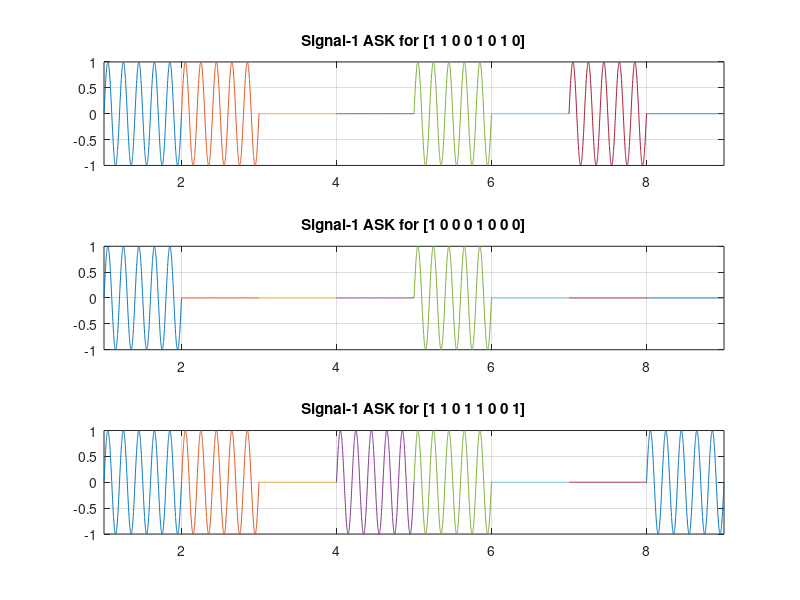
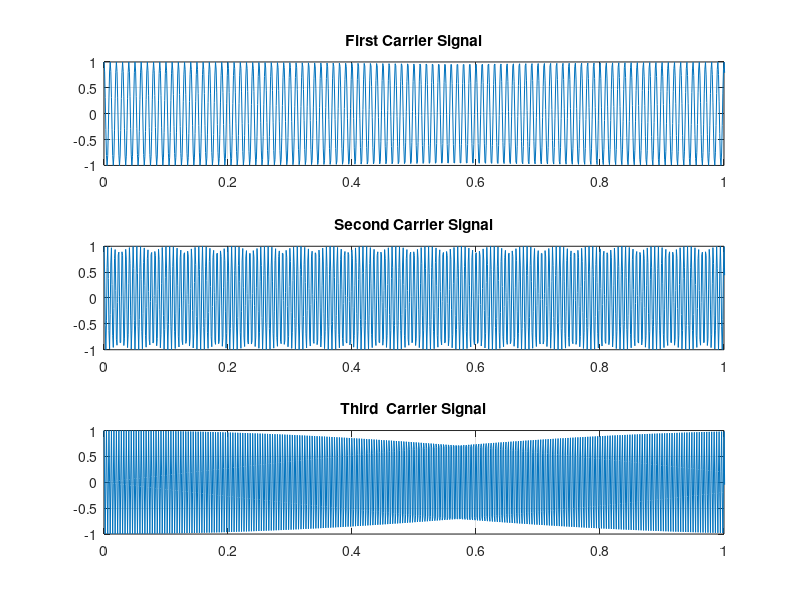
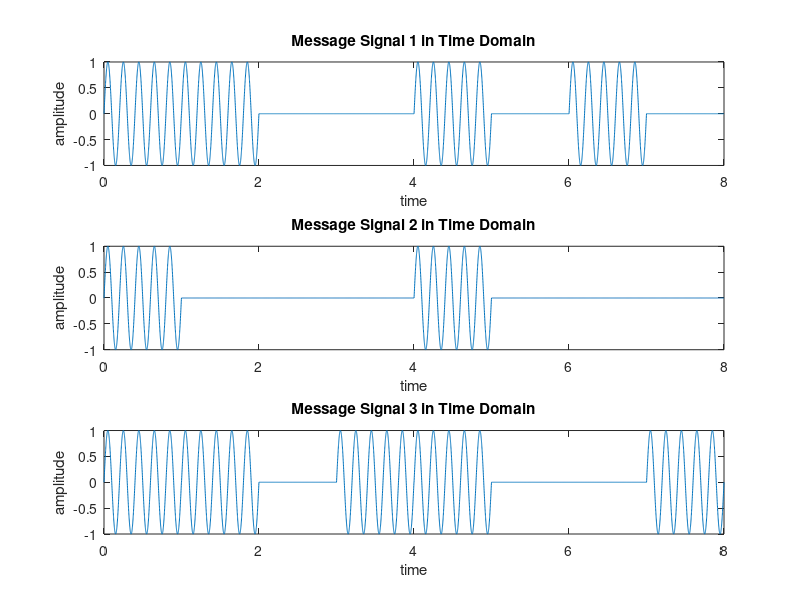
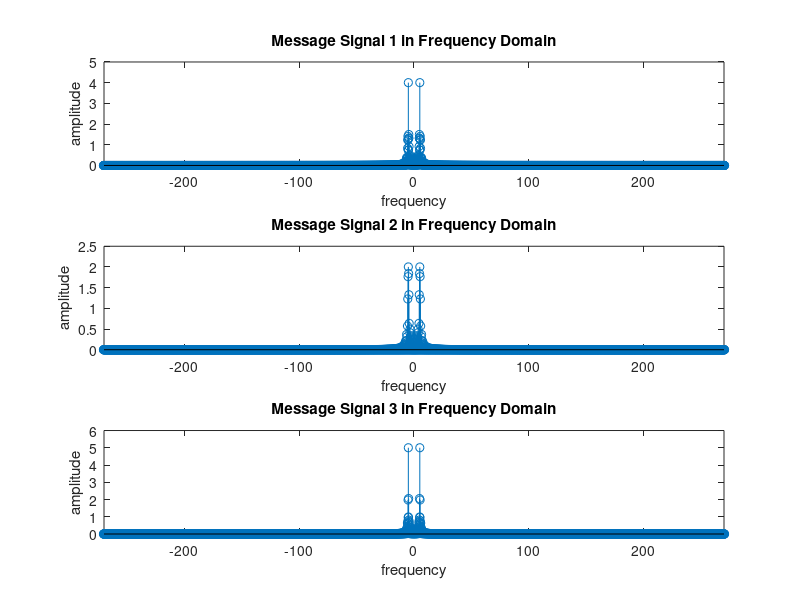

Write MATLAB code to recreate these figures, in order.
%Signal 1
clc;
clear all;
close all;
f=5;
x1=[1 1 0 0 1 0 1 0] % input signal ;
x2=[1 0 0 0 1 0 0 0] % input signal ;
x3=[1 1 0 1 1 0 0 1] % input signal ;
nx1=size(x1,2);
nx2=size(x2,2);
nx3=size(x3,2);
total_Ask1 = [];
total_Ask2 = [];
total_Ask3 = [];
ask1 = 0;
ask2 = 0;
ask3 = 0;
%first signal
i=1;
while i<nx1+1
 t = i:0.001:i+1;
 
 if x1(i)==1
 ask1=sin(2*pi*f*t);
 
 else
 ask1= zeros(size(t));
 end
 total_Ask1 = [total_Ask1 ask1];
 subplot(3,1,1);
 plot(t,ask1);
 hold on;
 grid on;
 axis([1 9 -1 1]);
 title('Signal-1 ASK for [1 1 0 0 1 0 1 0]')
 i=i+1;
end


%second signal
i=1;
while i<nx2+1
 t = i:0.001:i+1;
 
 if x2(i)==1
 ask2=sin(2*pi*f*t);
 
 else
 ask2 = zeros(size(t));
 end
 total_Ask2 = [total_Ask2 ask2];
 subplot(3,1,2);
 plot(t,ask2);
 hold on;
 grid on;
 axis([1 9 -1 1]);
 title('Signal-1 ASK for [1 0 0 0 1 0 0 0]')
 i=i+1;
end


%third signal
i=1;
while i<nx3+1
 t = i:0.001:i+1;
 
 if x3(i)==1
 ask3=sin(2*pi*f*t);
 
 else
 ask3 = zeros(size(t));
 end
 total_Ask3 = [total_Ask3 ask3];
 subplot(3,1,3);
 plot(t,ask3);
 hold on;
 grid on;
 axis([1 9 -1 1]);
 title('Signal-1 ASK for [1 1 0 1 1 0 0 1]')
 i=i+1;
end

m1 = total_Ask1;
m2 = total_Ask2;
m3 = total_Ask3;

fs = 1000; %Sampling Frequency
%%
%% Carrier Signal Generation
t1 = linspace(0, nx1, length(total_Ask1));
Cm1 = 1; %Amplitude of First Carrier Signal
fc1 = 100; %Frequency of First Carrier Signal
c1 = Cm1*cos(2*pi*fc1*t1); % First Carrier Signal
t2 = linspace(0, nx2, length(total_Ask2));
Cm2 = 1; %Amplitude of Second Carrier Signal
fc2 = 170; %Frequency of Second Carrier Signal
c2 = Cm2*cos(2*pi*fc2*t2); % Second Carrier Signal
t3 = linspace(0, nx3, length(total_Ask3));
Cm3 = 1; %Amplitude of Third Carrier Signal
fc3 = 250; %Frequency of Third Carrier Signal
c3 = Cm3*cos(2*pi*fc3*t3); % Third Carrier Signal

figure
subplot(3,1,1);
plot(t1,c1);
hold on;
grid on;
axis([-0 1 -1 1]);
title('First Carrier Signal')
 
subplot(3,1,2);
plot(t2,c2);
hold on;
grid on;
axis([-0 1 -1 1]);
title('Second Carrier Signal')
 
subplot(3,1,3);
plot(t3,c3);
hold on;
grid on;
axis([-0 1 -1 1]);
title('Third  Carrier Signal')

%% Composite Signal Generation
x = (m1).*c1+(m2).*c2+(m3).*c3;

%%%% Plotting the Signals in Time-Domain and Frequency-Domain
figure
subplot(3,1,1)
plot(t1,m1)
xlabel('time')
ylabel('amplitude')
title('Message Signal 1 in Time Domain')
%ylim([-Am1 Am1])
subplot(3,1,2)
plot(t2,m2)
xlabel('time')
ylabel('amplitude')
title('Message Signal 2 in Time Domain')
%ylim([-Am2 Am2])
subplot(3,1,3)
plot(t3,m3)
xlabel('time')
ylabel('amplitude')
title('Message Signal 3 in Time Domain')
%ylim([-Am3 Am3])
M1 = abs(fftshift(fft(m1)))/(fs/2); %Fourier Transformation of m1
M2 = abs(fftshift(fft(m2)))/(fs/2); %Fourier Transformation of m2
M3 = abs(fftshift(fft(m3)))/(fs/2); %Fourier Transformation of m3
X = abs(fftshift(fft(x)))/(fs/2); %Fourier Transformation of x
% Calculate the length of the Fourier-transformed signals
N = length(M3); % Assuming M1, M2, and M3 have the same length
% Generate the frequency vector based on the length of the signals
f2 = fs/2*linspace(-1, 1, N);
figure
subplot(3,1,1)
stem(f2,M1)
xlabel('frequency')
ylabel('amplitude')
title('Message Signal 1 in Frequency Domain')
xlim([-270 270])
subplot(3,1,2)
stem(f2,M2)
xlabel('frequency')
ylabel('amplitude')
title('Message Signal 2 in Frequency Domain')
xlim([-270 270])
subplot(3,1,3)
stem(f2,M3)
xlabel('frequency')
ylabel('amplitude')
title('Message Signal 3 in Frequency Domain')
xlim([-270 270])
figure
subplot(2,1,1)
plot(t1,x)
xlabel('time')
ylabel('amplitude')
title('Composite Signal in Time Domain')
subplot(2,1,2)
stem(f2,X)
xlabel('frequency')
ylabel('amplitude')
title('Composite Signal in Frequency Domain')

%%SNR
figure
Rec1 = awgn(total_Ask1, 10);
subplot(3,1,1);
plot(t1, Rec1);
axis([0 1*length(x1) -2 2]);
xlabel('Time(sec)');
ylabel('Amplitude(volt)');
title('Demultiplexed ASK - 1 Signal');

Rec2 = awgn(total_Ask2, 10);
subplot(3,1,2);
plot(t1, Rec2);
axis([0 1*length(x2) -2 2]);
xlabel('Time(sec)');
ylabel('Amplitude(volt)');
title('Demultiplexed ASK - 2 Signal');

Rec3 = awgn(total_Ask3, 10);
subplot(3,1,3);
plot(t1, Rec3);
axis([0 1*length(x3) -2 2]);
xlabel('Time(sec)');
ylabel('Amplitude(volt)');
title('Demultiplexed ASK - 3 Signal');

%% Passing the Composite Signal Through Bandpass Filter
[num1, den1] = butter(5, [(fc1-f-6)/(fs/2),(fc1+f+6)/(fs/2)]);
%Butterworth Filter Window Determining for Bandpass Filter
bpf1 = filter(num1,den1,x); %Filtering is done here
[num2, den2] = butter(5, [(fc2-f-6)/(fs/2),(fc2+f+6)/(fs/2)]);
%Butterworth Filter Window Determining for Bandpass Filter
bpf2 = filter(num2,den2,x); %Filtering is done here
[num3, den3] = butter(5, [(fc3-f-6)/(fs/2),(fc3+f+6)/(fs/2)]);
%Butterworth Filter Window Determining for Bandpass Filter
bpf3 = filter(num3,den3,x); %Filtering is done here

%% Mixing
z1 = 2*bpf1.*c1;
z2 = 2*bpf2.*c2;
z3 = 2*bpf3.*c3;


%% Passing the Mixed Signals Through Lowpass Filter
[num4, den4] = butter(5, (f+3)/(fs/2)); %Low pass filter ismade here
rec1 = filter(num4,den4,z1); %Filtering is done here
[num5, den5] = butter(5, (f+3)/(fs/2)); %Low pass filter ismade here
rec2 = filter(num5,den5,z2); %Filtering is done here
[num6, den6] = butter(5, (f+3)/(fs/2)); %Low pass filter is made here
rec3 = filter(num6,den6,z3); %Filtering is done here
%% Plotting the Received Signals in Time-Domain and Frequency Domain
figure
subplot(3,1,1)
plot(t1,rec1)
xlabel('time')
ylabel('amplitude')
title('received signal 1 in time domain')
%ylim([-Am1 Am1])
subplot(3,1,2)
plot(t2,rec2)
xlabel('time')
ylabel('amplitude')
title('received signal 2 in time domain')
%ylim([-Am2 Am2])
subplot(3,1,3)
plot(t3,rec3)
xlabel('time')
ylabel('amplitude')
title('received signal 3 in time domain')
%ylim([-Am3 Am3])
R1 = abs(fftshift(fft(rec1)))/(fs/2); %Fourier Transformation isdone here
R2 = abs(fftshift(fft(rec2)))/(fs/2); %Fourier Transformation isdone here
R3 = abs(fftshift(fft(rec3)))/(fs/2); %Fourier Transformation isdone here
figure
subplot(3,1,1)
stem(f2,R1)
xlabel('frequency')
ylabel('amplitude')
title('received signal 1 in frequency domain')
xlim([-270 270])
subplot(3,1,2)
stem(f2,R2)
xlabel('frequency')
ylabel('amplitude')
title('received signal 2 in frequency domain')
xlim([-270 270])
subplot(3,1,3)
stem(f2,R3)
xlabel('frequency')
ylabel('amplitude')
title('received signal 3 in frequency domain')
xlim([-270 270])




